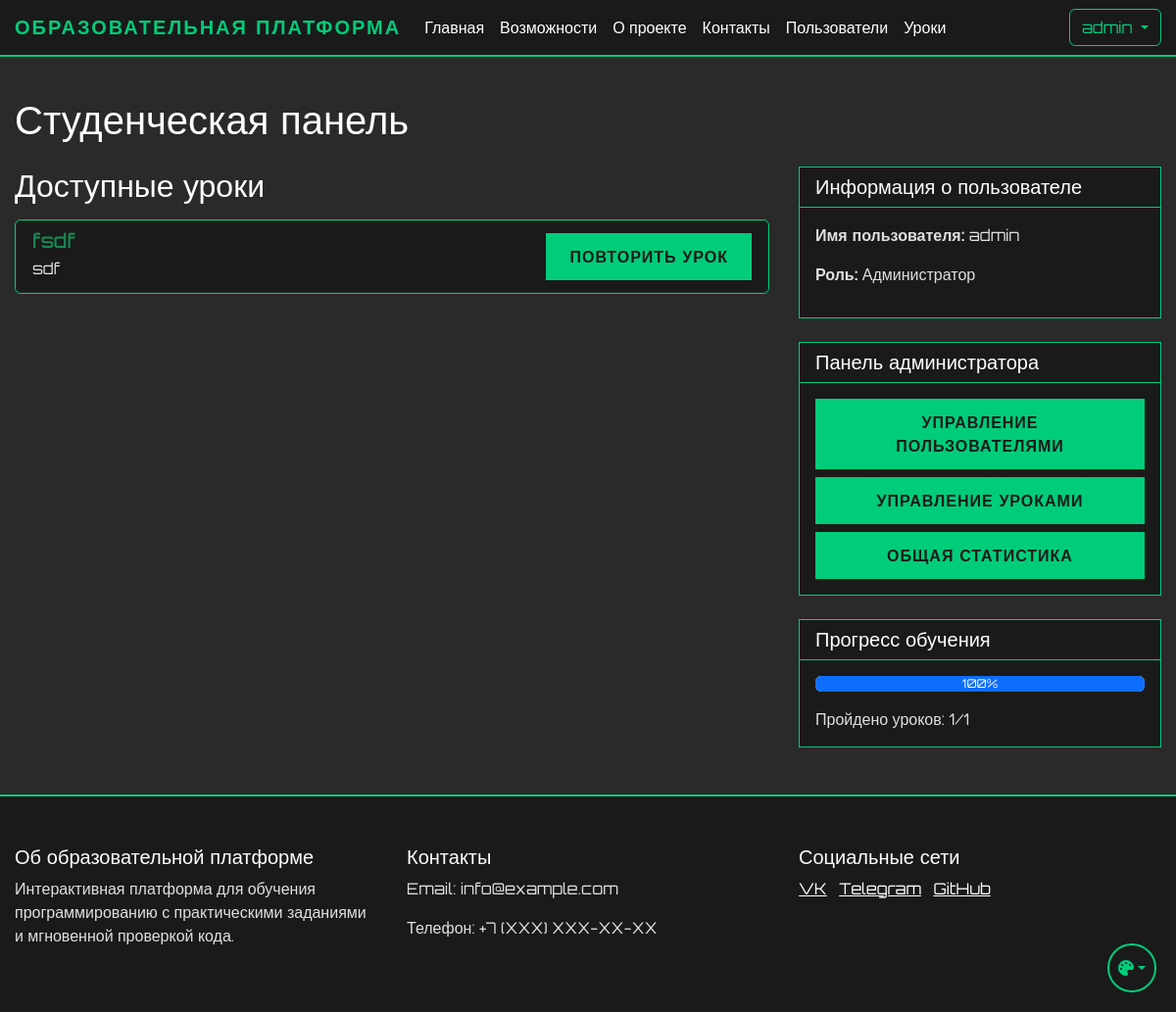
Before: /student/dashboard (signed in) with the older database file.
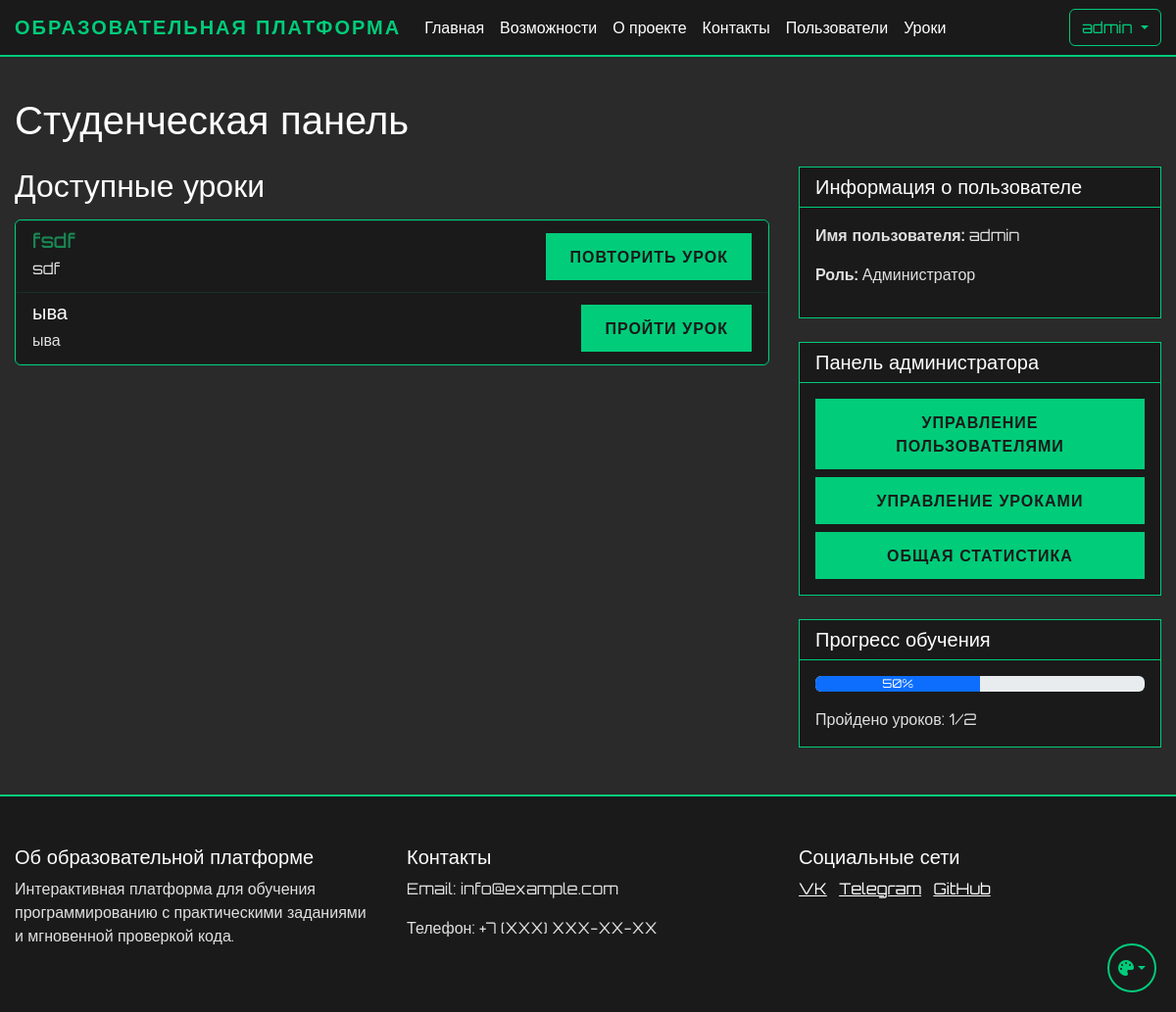
After: the same page with the newer database file.
### app.py (models this page shows)
class Lesson(db.Model):
    id = db.Column(db.Integer, primary_key=True)
    order_number = db.Column(db.Integer, unique=True, nullable=False)
    title = db.Column(db.String(200), nullable=False)
    description = db.Column(db.Text)
    is_active = db.Column(db.Boolean, default=True)
    created_at = db.Column(db.DateTime, default=db.func.now())
    theory_content = db.Column(db.Text)
    theory_test = db.relationship('TheoryTest', backref='lesson', uselist=False)
    practice_tasks = db.relationship('PracticeTask', backref='lesson', lazy=True)
    required_lesson_id = db.Column(db.Integer, db.ForeignKey('lesson.id'), nullable=True)
    required_lesson = db.relationship('Lesson', remote_side=[id], backref='next_lessons')

### app.py (the view)
@app.route('/student/dashboard')
@login_required
def student_dashboard():
    lessons = Lesson.query.order_by(Lesson.order_number).all()
    user_progress = UserProgress.query.filter_by(user_id=current_user.id).all()
    completed_lesson_ids = [progress.lesson_id for progress in user_progress if progress.is_completed]
    lesson_data = []
    for i, lesson in enumerate(lessons):
        if i == 0:
            can_access = True
        else:
            previous_lesson = lessons[i-1]
            can_access = previous_lesson.id in completed_lesson_ids
        lesson_data.append({
            'id': lesson.id,
            'title': lesson.title,
            'description': lesson.description,
            'can_access': can_access,
            'required_lesson_id': lesson.required_lesson_id if i > 0 else None
        })
    total_lessons = len(lessons)
    completed_lessons = len(completed_lesson_ids)
    progress_percentage = int((completed_lessons / total_lessons * 100)) if total_lessons > 0 else 0
    return render_template('student/dashboard.html',
                         lessons=lesson_data,
                         progress_percentage=progress_percentage,
                         completed_lessons=completed_lessons,
                         total_lessons=total_lessons,
                         completed_lesson_ids=completed_lesson_ids)

### app.py (called while the page is built)
@login_manager.user_loader
def load_user(user_id):
    return db.session.get(User, int(user_id))

### templates/student/dashboard.html (shortened to what the changed rows need)
{% extends "base.html" %}
{% block content %}
<div class="container mt-4">
    <h1 class="mb-4">Студенческая панель</h1>
    <div class="row">
        <div class="col-md-8">
            <h2 class="mb-3">Доступные уроки</h2>
            {% if lessons %}
                <div class="list-group">
                    {% for lesson in lessons %}
                        <div class="list-group-item">
                            <div class="d-flex justify-content-between align-items-center">
                                <div>
                                    <h5 class="mb-1 {% if lesson.id in completed_lesson_ids %}text-success{% endif %}">
                                        {{ lesson.title }}
                                    </h5>
                                    <p class="mb-1">{{ lesson.description }}</p>
                                </div>
                                <div>
                                    {% if lesson.can_access %}
                                        <a href="{{ url_for('view_student_lesson', lesson_id=lesson.id) }}" class="btn btn-primary">
                                            {% if lesson.id in completed_lesson_ids %}
                                                Повторить урок
                                            {% else %}
                                                Пройти урок
                                            {% endif %}
                                        </a>
                                    {% else %}
                                        <button class="btn btn-secondary" disabled>
                                            Недоступно
                                        </button>
                                    {% endif %}
                                </div>
                            </div>
                        </div>
                    {% endfor %}
                </div>
            {% else %}
                <div class="alert alert-info">
                    Пока нет доступных уроков. Ожидайте, пока администратор добавит новые уроки.
                </div>
            {% endif %}
        </div>
        <div class="col-md-4">
            <div class="card mt-4">
                <div class="card-body">
                    <div class="progress mb-3">
                        <div class="progress-bar" role="progressbar" style="width: {{ progress_percentage }}%">
                            {{ progress_percentage }}%
                        </div>
                    </div>
                    <p class="mb-0">Пройдено уроков: {{ completed_lessons }}/{{ total_lessons }}</p>
                </div>
            </div>
        </div>
    </div>
</div>
{% endblock %}

Changed rows visible on the page:
added Lesson: title "ыва", description "ыва", shows "ПРОЙТИ УРОК"
Other visible differences:
{{ progress_percentage }}: 100 → 50 (drawn)
{{ progress_percentage }}: "100" → "50"
{{ total_lessons }}: "1" → "2"
